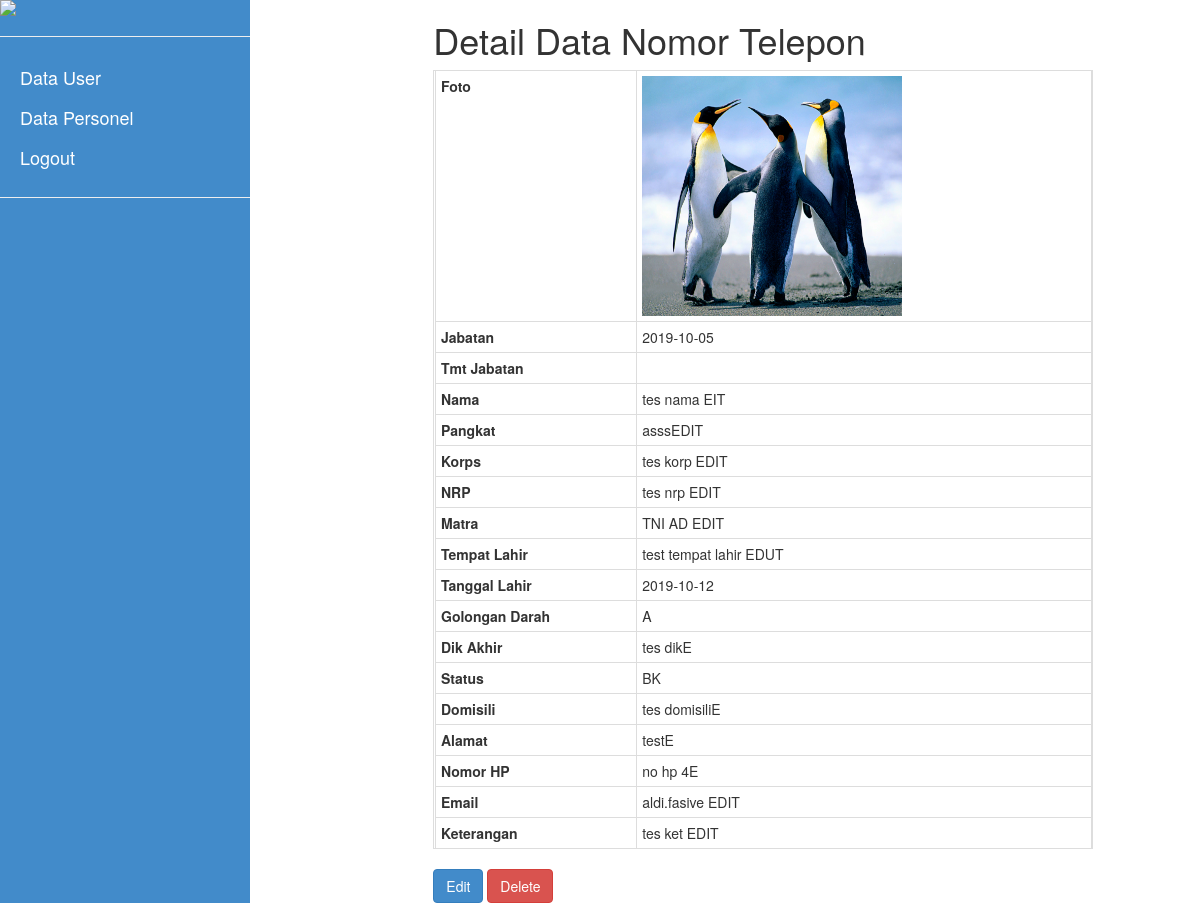
The app's page /personel-detail.php?id=315 (signed in) with its own data.
### tables this page shows
CREATE TABLE `tabel_personel_koopssus`  (
  `id` int(25) NOT NULL AUTO_INCREMENT,
  `Jabatan` varchar(100) NULL DEFAULT NULL,
  `Tmt_jabatan` date NULL DEFAULT NULL,
  `Nama` varchar(100) NULL DEFAULT NULL,
  `Pangkat` varchar(50) NULL DEFAULT NULL,
  `Korps` varchar(50) NULL DEFAULT NULL,
  `NRP` varchar(50) NULL DEFAULT NULL,
  `Matra` varchar(30) NULL DEFAULT NULL,
  `Tempat_lahir` varchar(50) NULL DEFAULT NULL,
  `Tanggal_lahir` date NULL DEFAULT NULL,
  `Gol_darah` varchar(50) NULL DEFAULT NULL,
  `Dik_akhir` varchar(50) NULL DEFAULT NULL,
  `Status` varchar(50) NULL DEFAULT NULL,
  `Domisili` varchar(50) NULL DEFAULT NULL,
  `Alamat` varchar(200) NULL DEFAULT NULL,
  `No_hp` varchar(20) NULL DEFAULT NULL,
  `Foto` varchar(200) NULL DEFAULT NULL,
  `Email` varchar(50) NULL DEFAULT NULL,
  `Ket` varchar(100) NULL DEFAULT NULL,
  PRIMARY KEY (`id`) USING BTREE
);

### public/personel_data.php (the view, shortened to what this page needs)
<?php
	include_once('includes/connect_database.php');
?>
<div id="content" class="container col-md-12">
	<?php
		if(isset($_GET['id'])){
			$ID = $_GET['id'];
		}else{
			$ID = "";
		}
		$data = array();
		$sql_query = "SELECT *
				FROM tabel_personel_koopssus WHERE id=?
				";
		$stmt = $connect->stmt_init();
		if($stmt->prepare($sql_query)) {
			$stmt->bind_param('s', $ID);
			$stmt->execute();
			$stmt->store_result();
			$stmt->bind_result($data['id'],
					$data['Jabatan'],
					$data['Tmt_jabatan'],
					$data['Nama'],
					$data['Pangkat'],
					$data['Korps'],
					$data['NRP'],
					$data['Matra'],
					$data['Tempat_lahir'],
					$data['Tanggal_lahir'],
					$data['Gol_darah'],
					$data['Dik_akhir'],
					$data['Status'],
					$data['Domisili'],
					$data['Alamat'],
					$data['No_hp'],
					$data['Foto'],
					$data['Email'],
					$data['Ket']
					);
		}
	?>
<div class="col-md-9 col-md-offset-2">
	<h1>Detail Data Nomor Telepon</h1>
	<form method="post">
		<table table class='table table-bordered table-condensed'>
			<tr class="row">
				<th class="detail">Foto</th>
				<td class="detail"><img src="<?php echo $data['Foto']; ?>" width="260" height="240"/></td>
			</tr>
			<tr class="row">
				<th class="detail">Jabatan</th>
				<td class="detail"><?php echo $data['Jabatan']; ?></td>
			</tr>
			<tr class="row">
				<th class="detail">Tmt Jabatan</th>
				<td class="detail"><?php echo $data['Tmt_jabatan']; ?></td>
			</tr>
			<tr class="row">
				<th class="detail">Nama</th>
				<td class="detail"><?php echo $data['Nama']; ?></td>
			</tr>
				<tr class="row">
				<th class="detail">Pangkat</th>
				<td class="detail"><?php echo $data['Pangkat']; ?></td>
			</tr>
			<tr class="row">
				<th class="detail">Korps</th>
				<td class="detail"><?php echo $data['Korps']; ?></td>
			</tr>
			<tr class="row">
				<th class="detail">NRP</th>
				<td class="detail"><?php echo $data['NRP']; ?></td>
			</tr>
			<tr class="row">
				<th class="detail">Matra</th>
				<td class="detail"><?php echo $data['Matra']; ?></td>
			</tr>
			<tr class="row">
				<th class="detail">Tempat Lahir</th>
				<td class="detail"><?php echo $data['Tempat_lahir']; ?></td>
			</tr>
			<tr class="row">
				<th class="detail">Tanggal Lahir</th>
				<td class="detail"><?php echo $data['Tanggal_lahir']; ?></td>
			</tr>
			<tr class="row">
				<th class="detail">Golongan Darah</th>
				<td class="detail"><?php echo $data['Gol_darah']; ?></td>
			</tr>
			<tr class="row">
				<th class="detail">Dik Akhir</th>
				<td class="detail"><?php echo $data['Dik_akhir']; ?></td>
			</tr>
			<tr class="row">
				<th class="detail">Status</th>
				<td class="detail"><?php echo $data['Status']; ?></td>
			</tr>
			<tr class="row">
				<th class="detail">Domisili</th>
				<td class="detail"><?php echo $data['Domisili']; ?></td>
			</tr>
			<tr class="row">
				<th class="detail">Alamat</th>
				<td class="detail"><?php echo $data['Alamat']; ?></td>
			</tr>
			<tr class="row">
				<th class="detail">Nomor HP</th>
				<td class="detail"><?php echo $data['No_hp']; ?></td>
			</tr>
			<tr class="row">
				<th class="detail">Email</th>
				<td class="detail"><?php echo $data['Email']; ?></td>
			</tr>
			<tr class="row">
				<th class="detail">Keterangan</th>
				<td class="detail"><?php echo $data['Ket']; ?></td>
			</tr>
		</table>
	</form>
	<div id="option_menu">
			<a href="edit-telpon.php?id=<?php echo $ID; ?>"><button class="btn btn-primary">Edit</button></a>
			<a href="delete-telpon.php?id=<?php echo $ID; ?>"><button class="btn btn-danger">Delete</button></a>
	</div>
	</div>
</div>

### records on screen
tabel_personel_koopssus: Foto (picture), Jabatan "2019-10-05", Nama "tes nama EIT", Pangkat "asssEDIT", Korps "tes korp EDIT", NRP "tes nrp EDIT", Matra "TNI AD EDIT", Tempat_lahir "test tempat lahir EDUT", Tanggal_lahir "2019-10-12", Gol_darah "A", Dik_akhir "tes dikE", Status "BK", Domisili "tes domisiliE", Alamat "testE", No_hp "no hp 4E", Email "aldi.fasive EDIT", Ket "tes ket EDIT"
